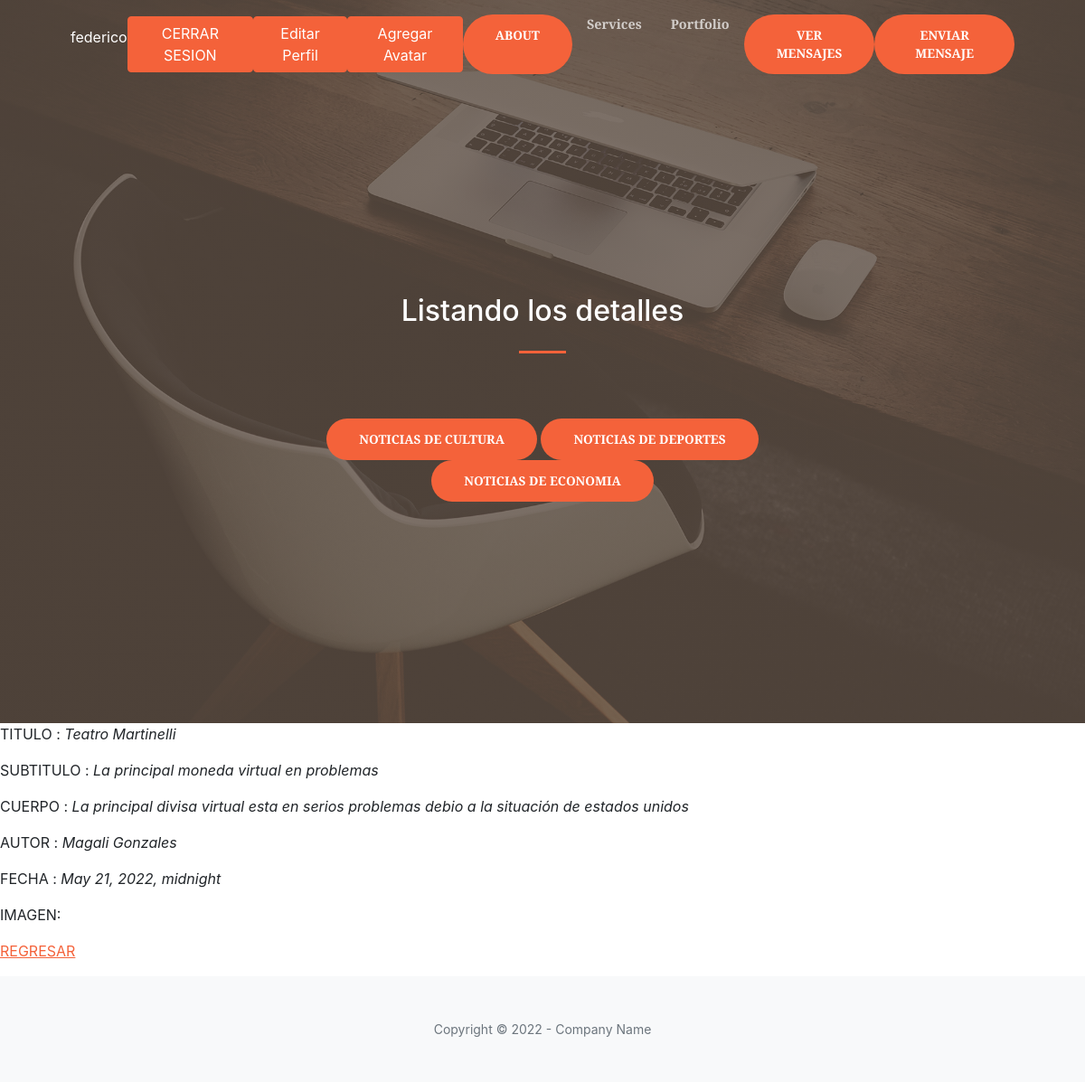
/AppBlog/new/5 (signed in), run on the app's committed database.
### AppBlog/models.py (models this page shows, shortened)
class Culture(models.Model):
    titulo = models.CharField(max_length=50)
    subtitulo= models.CharField(max_length=50)
    cuerpo = models.CharField(max_length=150)
    autor = models.CharField(max_length=50)
    fecha = models.DateTimeField(max_length=50)
    imagen = models.ImageField(upload_to='posteo', blank=True, null=True)

### AppBlog/views.py (the view)
# urls.py: path('new/<pk>', CultureDetalle.as_view(), name='culture_detalle'),
class CultureDetalle(LoginRequiredMixin,DetailView):
    model = Culture
    template_name = 'AppBlog/culture_detalle.html'

### AppBlog/templates/AppBlog/culture_detalle.html (shortened to what this page needs)
{% extends "AppBlog/padre.html" %}
{% load static %}
{% block titulo %}
<h2 style="color:white">Listando los detalles</h2>
{% endblock %}
{% block cuerpo %}
<p>TITULO : <i>{{culture.titulo}}</i></p>
<p>SUBTITULO : <i>{{culture.subtitulo}}</i></p>
<p>CUERPO : <i>{{culture.cuerpo}}</i></p>
<p>AUTOR : <i>{{culture.autor}}</i></p>
<p>FECHA : <i>{{culture.fecha}}</i></p>
<p>IMAGEN: </p>
<p>
    <a href="{% url 'culture_listar' %}">REGRESAR</a>
</p>
{% endblock %}

### AppBlog/templates/AppBlog/padre.html (shortened to what this page needs)
<!DOCTYPE html>
<html lang="en">
    <head>
        {% load static %}
        <link href="https://cdn.jsdelivr.net/npm/bootstrap-icons@1.5.0/font/bootstrap-icons.css" rel="stylesheet" />
        <link href="https://cdnjs.cloudflare.com/ajax/libs/SimpleLightbox/2.1.0/simpleLightbox.min.css" rel="stylesheet" />
        <link href="{% static 'AppBlog/css/styles.css'%}" rel="stylesheet" />
    </head>
    <body id="page-top">
        <nav class="navbar navbar-expand-lg navbar-light fixed-top py-3" id="mainNav">
            <div class="container px-4 px-lg-5">
                {% if not request.user.is_authenticated %}
                <a class="btn btn-primary btn-xl" href="{% url 'login' %}">Iniciar Sesion</a>
                <a class="btn btn-primary btn-xl" href="{% url 'register' %}">Registrarme</a>
                {% else %}
                <p style="color: white">{{user}}</p>
                <a class="btn btn-primary " href="{% url 'logout' %}">CERRAR SESION</a>
                <a class="btn btn-primary" href="{% url 'editarPerfil' %}">Editar Perfil</a>
                <a class="btn btn-primary" href="{% url 'agregarAvatar' %}">Agregar Avatar</a>
                {% endif %}
                <div class="collapse navbar-collapse" id="navbarResponsive">
                    <ul class="navbar-nav ms-auto my-2 my-lg-0">
                        <a class="btn btn-primary btn-xl" href="{% url 'about'%}">About</a>
                        <li class="nav-item"><a class="nav-link" href="#services">Services</a></li>
                        <li class="nav-item"><a class="nav-link" href="#portfolio">Portfolio</a></li>
                        {% if not request.user.is_authenticated %}
                        <a class="btn btn-primary btn-xl" href="#">Centro de Mensajes</a>
                        {% else %}
                        <a class="btn btn-primary btn-xl" href="#">Ver mensajes</a>
                        <a class="btn btn-primary btn-xl" href="#">Enviar Mensaje</a>
                        {% endif %}
                    </ul>
                </div>
            </div>
        </nav>
        <header class="masthead">
            <div class="container px-4 px-lg-5 h-100">
                <div class="row gx-4 gx-lg-5 h-100 align-items-center justify-content-center text-center">
                    <div class="col-lg-8 align-self-end">
                        <h1 class="text-white font-weight-bold">{% block titulo %}{% endblock %}</h1>
                        <hr class="divider" />
                    </div>
                    <div class="col-lg-8 align-self-baseline">
                        <a class="btn btn-primary btn-xl" href="{% url 'culture_listar' %}">Noticias de Cultura</a>
                        <a class="btn btn-primary btn-xl" href="{% url 'culture_listar' %}">Noticias de Deportes</a>
                        <a class="btn btn-primary btn-xl" href="{% url 'culture_listar' %}">Noticias de Economia</a>
                    </div>
                </div>
            </div>
        </header>
        {% block cuerpo %}
        {% endblock%}
        <footer class="bg-light py-5">
            <div class="container px-4 px-lg-5"><div class="small text-center text-muted">Copyright &copy; 2022 - Company Name</div></div>
        </footer>
    </body>
</html>

### data on the page
Culture: titulo "Teatro Martinelli", subtitulo "La principal moneda virtual en problemas", cuerpo "La principal divisa virtual esta en serios problemas debio a la situación de estados unidos", autor "Magali Gonzales", fecha "May 21, 2022, midnight"

### other printed values
{{ user }} "federico"
